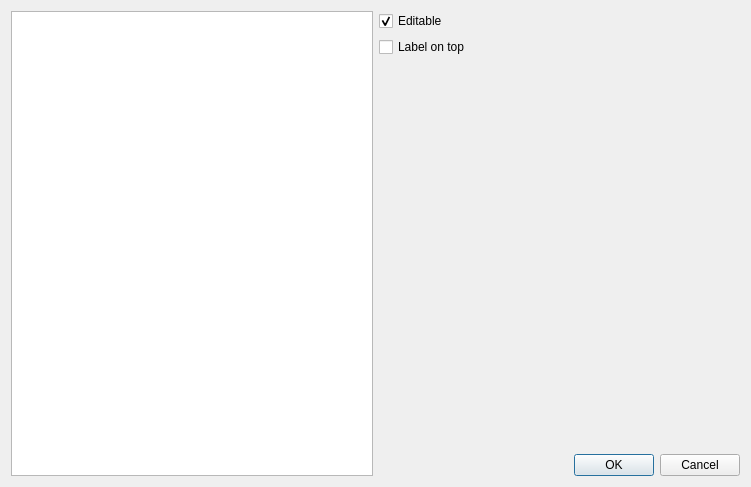
<?xml version="1.0" encoding="UTF-8"?>
<ui version="4.0">
 <class>AttributeTypeDialog</class>
 <widget class="QDialog" name="AttributeTypeDialog">
  <property name="geometry">
   <rect>
    <x>0</x>
    <y>0</y>
    <width>751</width>
    <height>487</height>
   </rect>
  </property>
  <property name="windowTitle">
   <string>Edit Widget Properties</string>
  </property>
  <layout class="QGridLayout" name="gridLayout">
   <item row="6" column="1">
    <widget class="QDialogButtonBox" name="buttonBox">
     <property name="orientation">
      <enum>Qt::Horizontal</enum>
     </property>
     <property name="standardButtons">
      <set>QDialogButtonBox::Cancel|QDialogButtonBox::Ok</set>
     </property>
    </widget>
   </item>
   <item row="2" column="1">
    <widget class="QStackedWidget" name="stackedWidget"/>
   </item>
   <item row="0" column="1">
    <widget class="QCheckBox" name="isFieldEditableCheckBox">
     <property name="text">
      <string>Editable</string>
     </property>
     <property name="checked">
      <bool>true</bool>
     </property>
    </widget>
   </item>
   <item row="1" column="1">
    <widget class="QCheckBox" name="labelOnTopCheckBox">
     <property name="text">
      <string>Label on top</string>
     </property>
     <property name="checked">
      <bool>false</bool>
     </property>
    </widget>
   </item>
   <item row="0" column="0" rowspan="7">
    <widget class="QListWidget" name="selectionListWidget"/>
   </item>
  </layout>
 </widget>
 <tabstops>
  <tabstop>selectionListWidget</tabstop>
  <tabstop>isFieldEditableCheckBox</tabstop>
  <tabstop>labelOnTopCheckBox</tabstop>
  <tabstop>buttonBox</tabstop>
 </tabstops>
 <resources/>
 <connections>
  <connection>
   <sender>buttonBox</sender>
   <signal>accepted()</signal>
   <receiver>AttributeTypeDialog</receiver>
   <slot>accept()</slot>
   <hints>
    <hint type="sourcelabel">
     <x>520</x>
     <y>435</y>
    </hint>
    <hint type="destinationlabel">
     <x>157</x>
     <y>274</y>
    </hint>
   </hints>
  </connection>
  <connection>
   <sender>buttonBox</sender>
   <signal>rejected()</signal>
   <receiver>AttributeTypeDialog</receiver>
   <slot>reject()</slot>
   <hints>
    <hint type="sourcelabel">
     <x>588</x>
     <y>435</y>
    </hint>
    <hint type="destinationlabel">
     <x>286</x>
     <y>274</y>
    </hint>
   </hints>
  </connection>
 </connections>
</ui>
